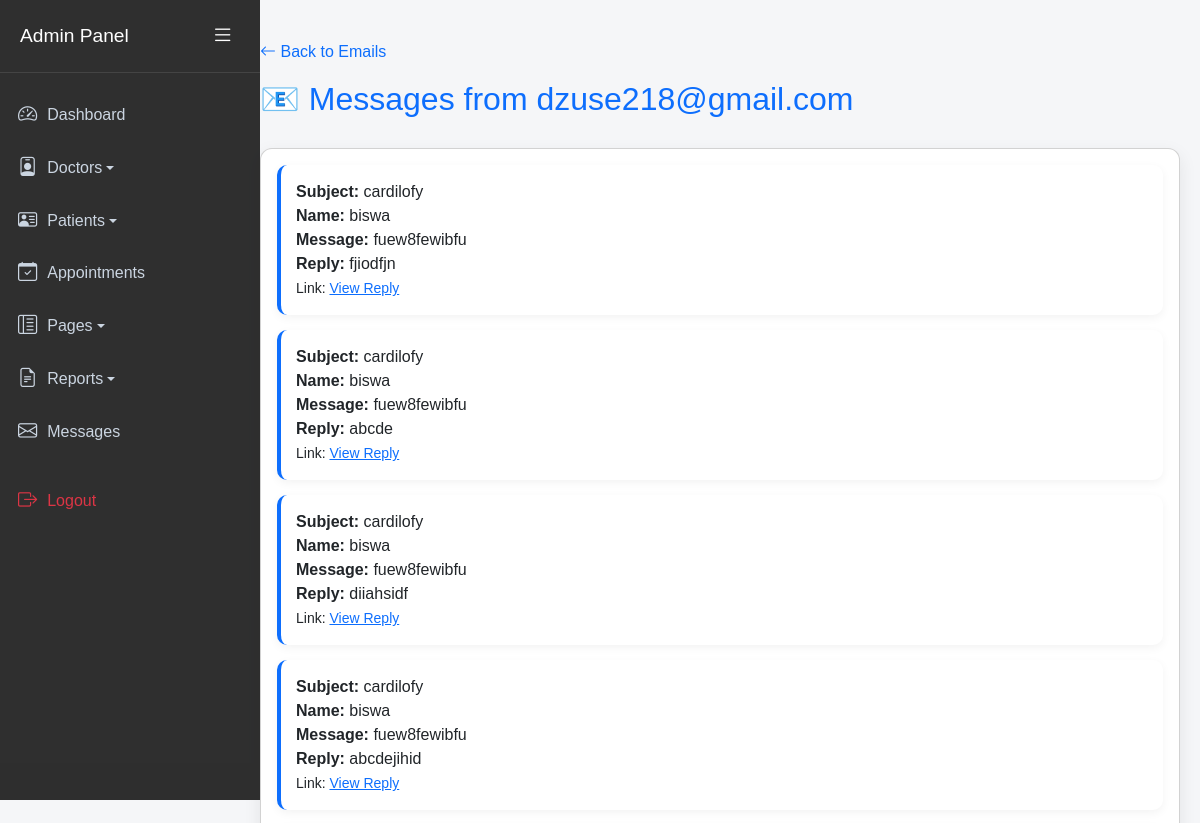
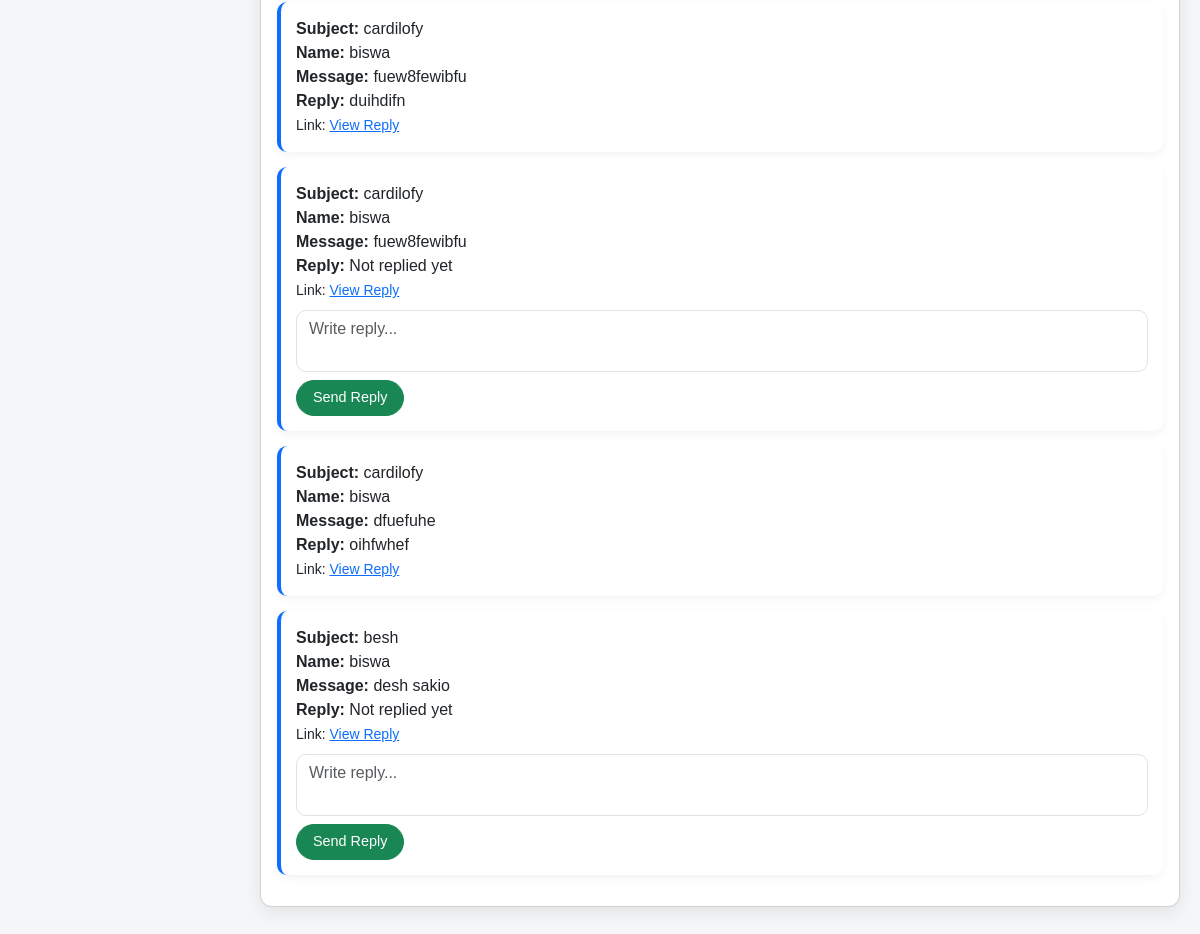
The page /Admin/view_messages.php?email=dzuse218@gmail.com on the database its author committed (2 pictures, top to bottom).
### tables this page shows
CREATE TABLE `contact_messages` (
  `id` int(11) NOT NULL,
  `name` varchar(100) NOT NULL,
  `email` varchar(100) NOT NULL,
  `subject` varchar(255) NOT NULL,
  `message` text NOT NULL,
  `admin_reply` text DEFAULT NULL,
  `status` enum('pending','replied') DEFAULT 'pending',
  `token` varchar(32) NOT NULL,
  `created_at` timestamp NOT NULL DEFAULT current_timestamp()
);

### Admin/view_messages.php (the view, shortened to what this page needs)
<?php
include('assets/include/sidebar.php');
$email = mysqli_real_escape_string($con, $_GET['email']);
$messages = mysqli_query($con, "SELECT * FROM contact_messages WHERE email='$email' ORDER BY created_at DESC");
?>
<!DOCTYPE html>
<html lang="en">
<head>
<link href="https://cdn.jsdelivr.net/npm/bootstrap@5.3.2/dist/css/bootstrap.min.css" rel="stylesheet">
<link rel="stylesheet" href="https://cdn.jsdelivr.net/npm/bootstrap-icons@1.11.1/font/bootstrap-icons.css">
</head>
<body>
<div class="container">
    <a href="admin_contact.php" class="back-btn mb-3 d-inline-block">
        <i class="bi bi-arrow-left"></i> Back to Emails
    </a>
    <h2>📧 Messages from <?= htmlspecialchars($email) ?></h2>
    <div class="card p-3">
        <?php while ($msg = mysqli_fetch_assoc($messages)): ?>
            <div class="message-block">
                <strong>Subject:</strong> <?= htmlspecialchars($msg['subject']) ?><br>
                <strong>Name:</strong> <?= htmlspecialchars($msg['name']) ?><br>
                <strong>Message:</strong> <?= nl2br(htmlspecialchars($msg['message'])) ?><br>
                <strong>Reply:</strong> <?= htmlspecialchars($msg['admin_reply'] ?? "Not replied yet") ?><br>
                <small>Link: <a href="view_reply.php?token=<?= $msg['token'] ?>">View Reply</a></small>
                <?php if ($msg['status'] == 'pending'): ?>
                    <form action="reply_contact.php" method="POST" class="mt-2">
                        <textarea name="reply" class="form-control mb-2" placeholder="Write reply..." required></textarea>
                        <button type="submit" class="btn btn-success btn-sm">Send Reply</button>
                    </form>
                <?php endif; ?>
            </div>
        <?php endwhile; ?>
    </div>
</div>
</body>
</html>

### Admin/assets/include/sidebar.php (style rules this page uses)
body { font-family: 'Segoe UI', sans-serif; background: #f5f6f8; margin: 0; display: flex; overflow-x: hidden; }

### Admin/view_messages.php (style rules this page uses)
body { font-family: 'Poppins', sans-serif; background: #f5f6f8; margin: 0; }
.container { margin-left: 240px; padding: 40px 20px; }
h2 { color: #0d6efd; margin-bottom: 30px; }
.card { border-radius: 12px; box-shadow: 0 6px 18px rgba(0,0,0,0.08); }
.message-block { background: #fff; border-left: 4px solid #0d6efd; padding: 15px; border-radius: 10px; margin-bottom: 15px; box-shadow: 0 3px 10px rgba(0,0,0,0.05); }
textarea.form-control { border-radius: 10px; resize: none; }
.btn-success { border-radius: 50px; padding: 6px 16px; font-size: 0.9rem; transition: background 0.3s, transform 0.3s; }
.back-btn { text-decoration: none; color: #0d6efd; font-weight: 500; }

### rows shown on the page
contact_messages: subject "cardilofy", name "biswa", message "fuew8fewibfu", admin_reply "fjiodfjn"
contact_messages: subject "cardilofy", name "biswa", message "fuew8fewibfu", admin_reply "abcde"
contact_messages: subject "cardilofy", name "biswa", message "fuew8fewibfu", admin_reply "diiahsidf"
contact_messages: subject "cardilofy", name "biswa", message "fuew8fewibfu", admin_reply "abcdejihid"
contact_messages: subject "cardilofy", name "biswa", message "fuew8fewibfu", admin_reply "duihdifn"
contact_messages: subject "cardilofy", name "biswa", message "fuew8fewibfu", admin_reply "Not replied yet"
contact_messages: subject "cardilofy", name "biswa", message "dfuefuhe", admin_reply "oihfwhef"
contact_messages: subject "besh", name "biswa", message "desh sakio", admin_reply "Not replied yet"

### other values the page prints
$email "dzuse218@gmail.com"
